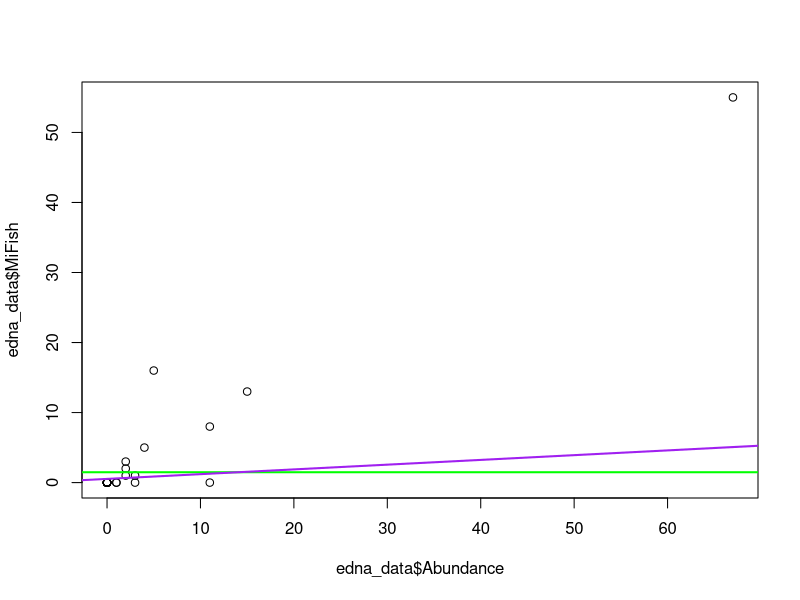
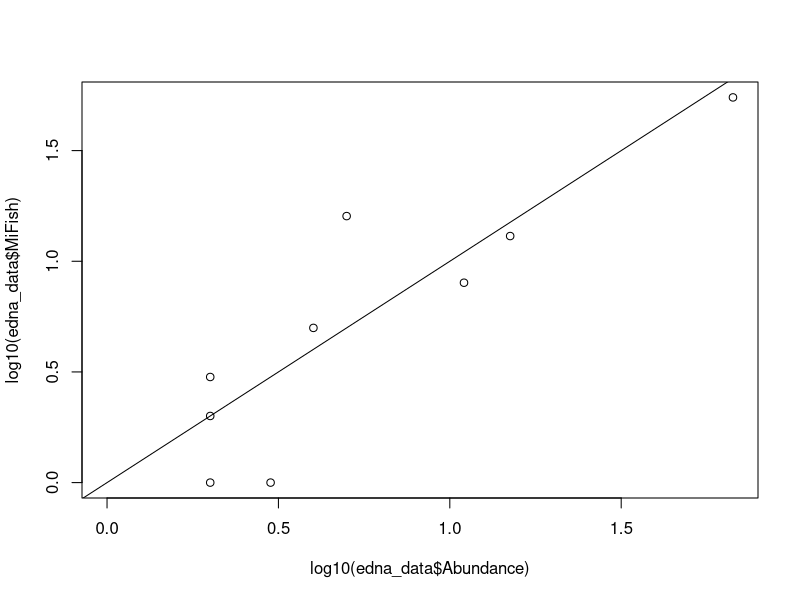
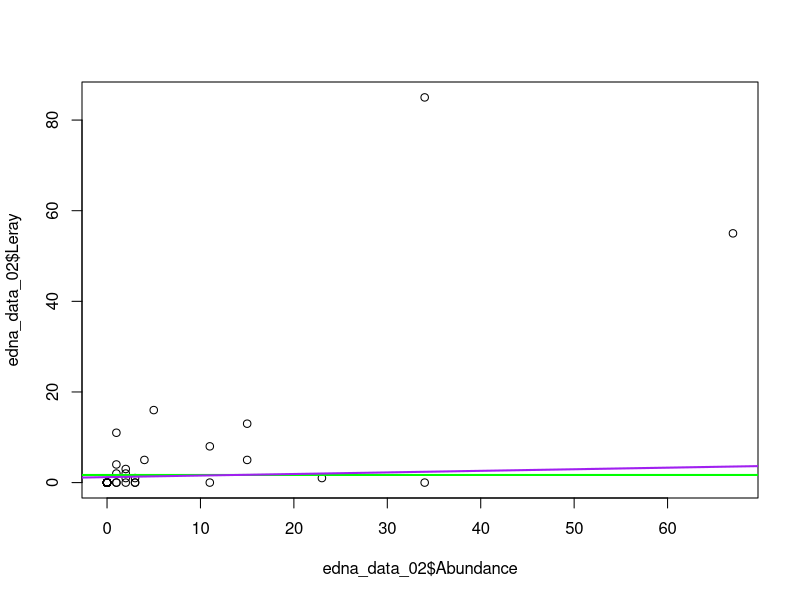
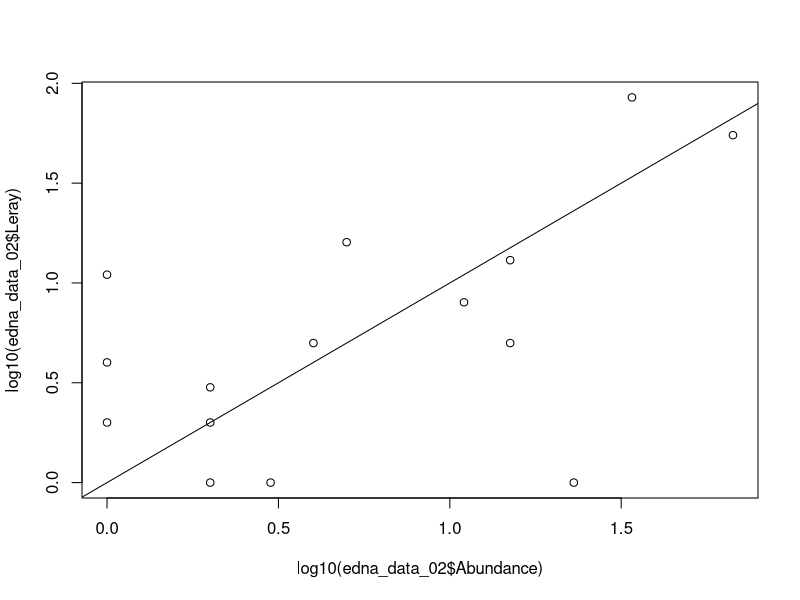
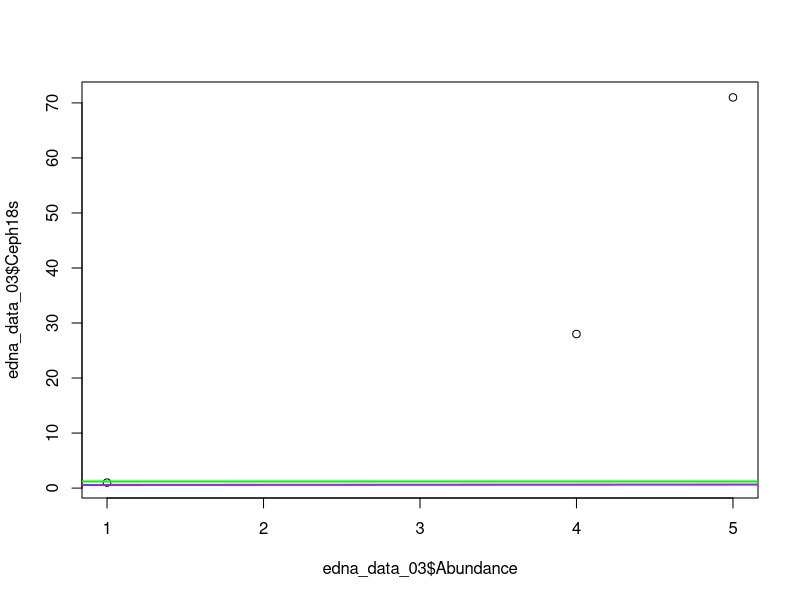
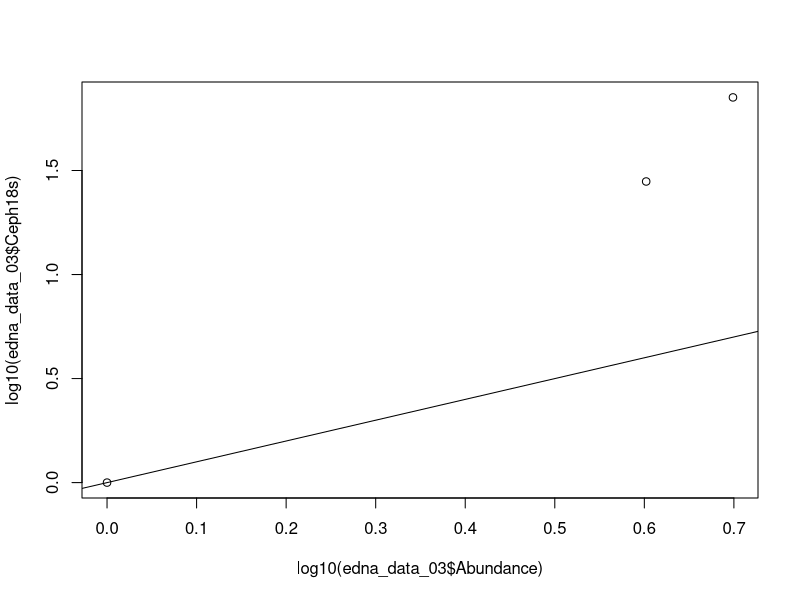

Here is the R script that generated these plots, in order:
## Check the MiFish_Abundance_Poisson, it doesn't look right
rm(list = ls())

#Perform a Poisson Regression GLM using the abundance proportion of Fish species to their read counts in csv.
edna_data<- read.csv("MiFish_Abundance_Poisson.csv", header = TRUE)
edna_data$Abundance <- edna_data$Abundance # quick fix, eventually want to get actual values
edna_data$MiFish <- edna_data$MiFish # quick fix, eventually want to get actual values
edna_data$Leray <- edna_data$Leray # quick fix, eventually want to get actual values

#Replace N/A in csv dataset table.
edna_data<- replace(edna_data, is.na(edna_data), "")

#Fix any dataframe formating issues
edna_data$Species <- as.factor(edna_data$Species)

#Fit data into Poisson Regression GLMs.
edna_MiFish_model <- glm(Abundance ~ 1, data= edna_data, family = "poisson")
edna_MiFish_model_02 <- glm(Abundance ~ MiFish, data= edna_data,
                            family = "poisson")

#View GLMs & Explore model fits and independent variables signifance
summary(edna_MiFish_model)
summary(edna_MiFish_model_02)

# Add the model prediction to the plot
plot(edna_data$MiFish ~ edna_data$Abundance)
abline(edna_MiFish_model, col="green", lwd=2)
abline(edna_MiFish_model_02, col="purple", lwd=2)

# Add the model prediction to the plot
plot(log10(edna_data$MiFish) ~ log10(edna_data$Abundance))
abline(a=0, b=1) # one to one line


#Perform a Poisson Regression GLM using the abundance proportion of all Invert. species to their read counts in csv.
edna_data_02<- read.csv("Leray_Abundance_Poisson.csv", header = TRUE)
edna_data_02$Abundance <- edna_data_02$Abundance
edna_data_02$Leray <- edna_data_02$Leray


#Replace N/A in csv dataset table.
edna_data_02<- replace(edna_data_02, is.na(edna_data_02), "")

#Fix any dataframe formating issues
edna_data_02$Species <- as.factor(edna_data_02$Species)

#Fit data into Poisson Regression GLMs.
edna_Leray_model <- glm(Abundance ~ 1, data= edna_data_02, family = "poisson")
edna_Leray_model_02 <- glm(Abundance ~ Leray, data= edna_data_02,
                           family = "poisson")

#View GLMs & Explore model fits and independent variables signifance
summary(edna_Leray_model)
summary(edna_Leray_model_02)

# Add the model prediction to the plot
plot(edna_data_02$Leray ~ edna_data_02$Abundance)
abline(edna_Leray_model, col="green", lwd=2)
abline(edna_Leray_model_02, col="purple", lwd=2)

# Add the model prediction to the plot
plot(log10(edna_data_02$Leray) ~ log10(edna_data_02$Abundance))
abline(a=0, b=1) # one to one line


#Perform a Poisson Regression GLM using the abundance proportion of cephalopod species to their read counts in csv.
edna_data_03<- read.csv("Ceph18s_Abundance_Poisson.csv", header = TRUE)
edna_data_03$Abundance <- edna_data_03$Abundance
edna_data_03$Ceph18s <- edna_data_03$Ceph18s

#Replace N/A in csv dataset table.
edna_data_03<- replace(edna_data_03, is.na(edna_data_03), "")

#Fix any dataframe formating issues
edna_data_03$Species <- as.factor(edna_data_03$Species)

#Fit data into Poisson Regression GLMs.
edna_Ceph18s_model <- glm(Abundance ~ 1, data= edna_data_03, family = "poisson")
edna_Ceph18s_model_02 <- glm(Abundance ~ Ceph18s, data= edna_data_03,
                             family = "poisson")

#View GLMs & Explore model fits and independent variables signifance
summary(edna_Ceph18s_model)
summary(edna_Ceph18s_model_02)

# Add the model prediction to the plot
plot(edna_data_03$Ceph18s ~ edna_data_03$Abundance)
abline(edna_Ceph18s_model, col="green", lwd=2)
abline(edna_Ceph18s_model_02, col="purple", lwd=2)

# Add the model prediction to the plot
plot(log10(edna_data_03$Ceph18s) ~ log10(edna_data_03$Abundance))
abline(a=0, b=1) # one to one line
